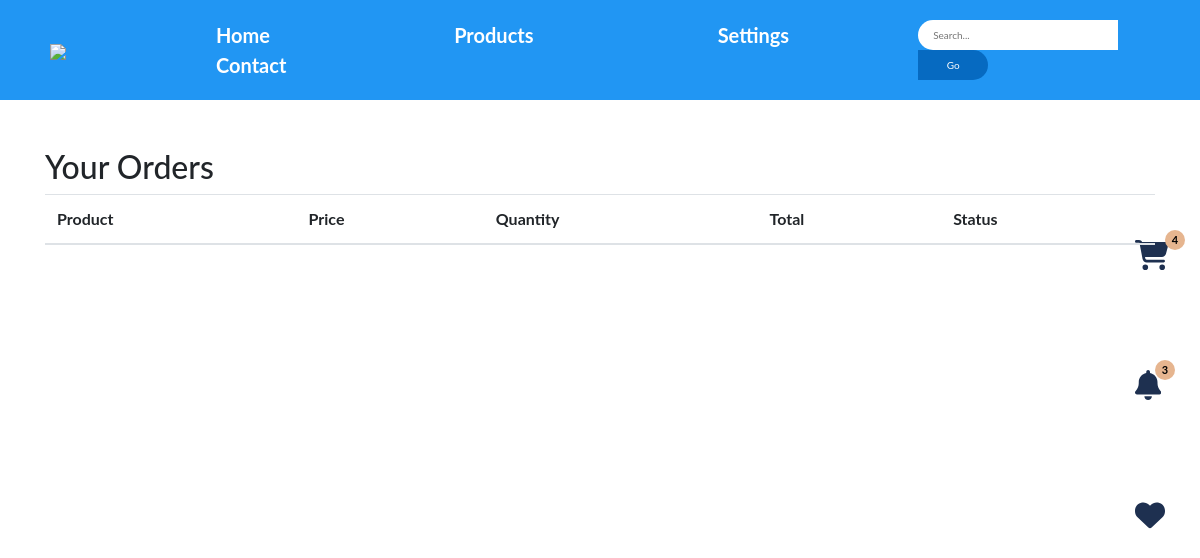
Before: /orders_page (signed in) with the older database file.
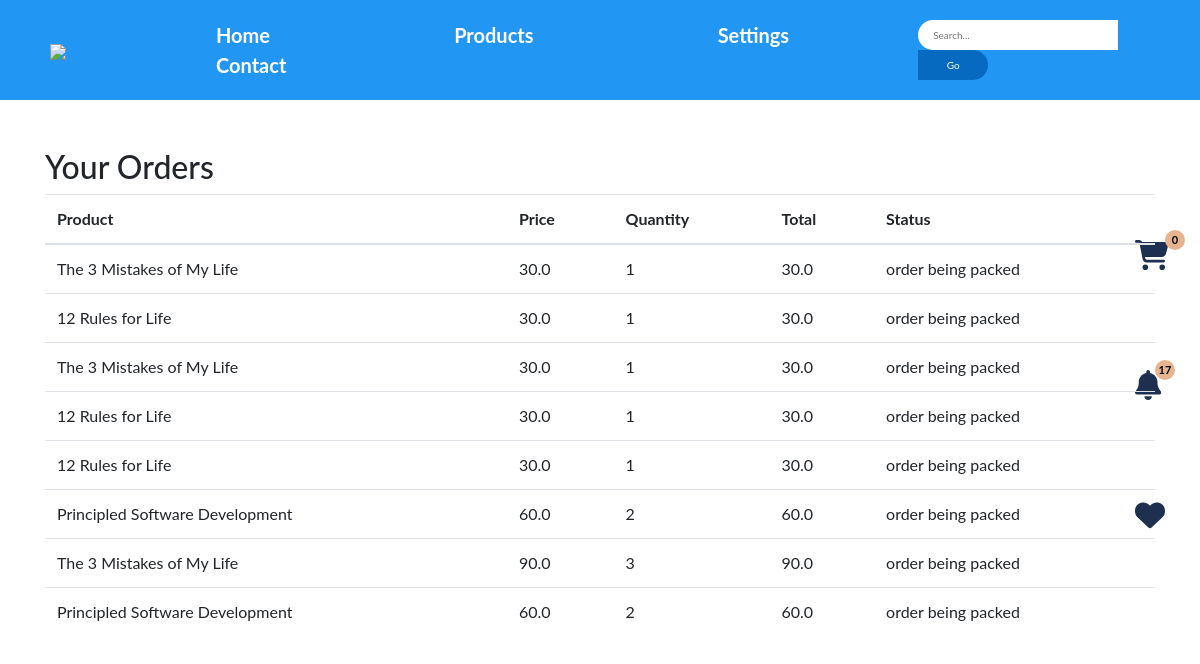
After: the same page with the newer database file.
### main.py (models this page shows)
class Book(db.Model):
    _tablename_ = 'book'
    id = db.Column(db.Integer, primary_key=True)
    coverId = db.Column(db.String(100), unique=True, nullable=False)
    bookName = db.Column(db.String(200), nullable=False)
    author = db.Column(db.String(200), nullable=False)
    publishedYear = db.Column(db.Integer, nullable=False)
    editionCount = db.Column(db.Integer, nullable=False)
    searches = db.relationship('Search', secondary=book_search._tablename_, lazy='subquery',
        backref=db.backref('books', lazy=True))

class Order(db.Model):
    __tablename__ = 'orders'
    id = db.Column(db.Integer, primary_key=True)
    user_id = db.Column(db.Integer, nullable=False)
    book_id = db.Column(db.Integer, nullable=False)
    quantity = db.Column(db.Integer, nullable=False)
    price = db.Column(db.Float, nullable=False)
    status = db.Column(db.String(200), nullable=False)

### main.py (the view)
@app.route('/orders_page', methods=['GET'])
def orders_page():
    order_items = db.session.query(Order).filter(Order.user_id == db.session.query(User).filter(User.email==session['user']).first().id).all()[::-1]
    order_item_names = [db.session.query(Book).filter(Book.id == order_item.book_id).first().bookName for order_item in order_items]
    return render_template('orders_page.html',
                           order_items=order_items,
                           order_item_names=order_item_names, cart_items_count=getCartItemsCount(),
                              notification_count=getUnreadNotificationCount())

### main.py (called while the page is built)
def getCartItems():
    user_id = db.session.query(User).get(session['user']).id
    cart_items = db.session.query(CartItem).filter(CartItem.user_id == user_id).all()
    return cart_items

def getCartItemsCount():
    return len(getCartItems())

def getUnreadNotificationCount():
    unread_notifications = db.session.query(Notification).filter(Notification.user == session['user'], Notification.isRead == False).all()
    return len(unread_notifications)

### templates/orders_page.html (shortened to what this page needs)
<!DOCTYPE html>
<html lang="en">
<head>
    <link rel="stylesheet" href="https://maxcdn.bootstrapcdn.com/bootstrap/4.5.2/css/bootstrap.min.css">
</head>
<body>
    {% include "header.html" %}
    <section id="cart-items" class="container mt-5">
        <div class="row">
            <div class="col-md-12">
                <h2>Your Orders</h2>
                <table class="table">
                    <thead>
                        <tr>
                            <th>Product</th>
                            <th>Price</th>
                            <th>Quantity</th>
                            <th>Total</th>
                            <th>Status</th>
                        </tr>
                    </thead>
                    <tbody>
                        {% for i in range(order_items|length) %}
                        <tr>
                            <td>{{order_item_names[i]}}</td>
                            <td>{{order_items[i].price}}</td>
                            <td>{{order_items[i].quantity}}</td>
                            <td>{{order_items[i].price}}</td>
                            <td>{{order_items[i].status}}</td>
                        </tr>
                        {% endfor %}
                    </tbody>
                </table>
            </div>
        </div>
    </section>
</body>
</html>

Changed rows visible on the page:
now on this page (row unchanged): Book: bookName "The 3 Mistakes of My Life" "The 3 Mistakes of My Life" "The 3 Mistakes of My Life"
added Order: price "30.0", quantity "1", price "30.0", status "order being packed"
now on this page (row unchanged): Book: bookName "12 Rules for Life" "12 Rules for Life" "12 Rules for Life"
added Order: price "30.0", quantity "1", price "30.0", status "order being packed"
added Order: price "30.0", quantity "1", price "30.0", status "order being packed"
added Order: price "30.0", quantity "1", price "30.0", status "order being packed"
added Order: price "30.0", quantity "1", price "30.0", status "order being packed"
now on this page (row unchanged): Book: bookName "Principled Software Development" "Principled Software Development"
added Order: price "60.0", quantity "2", price "60.0", status "order being packed"
added Order: price "90.0", quantity "3", price "90.0", status "order being packed"
added Order: price "60.0", quantity "2", price "60.0", status "order being packed"
Other visible differences:
{{ cart_items_count }}: "4" → "0"
{{ notification_count }}: "3" → "17"
